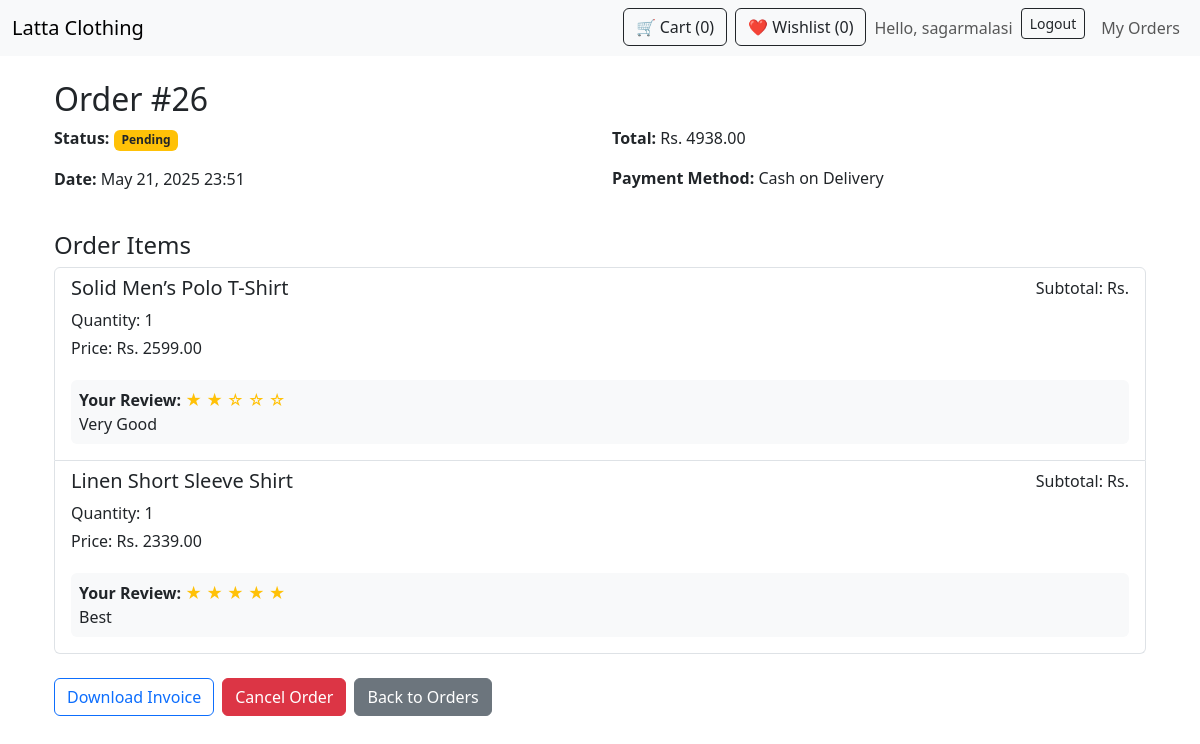
The app's page /order/26/ (signed in) with its own data.
### store/models.py (models this page shows, shortened)
class Order(models.Model):
    PAYMENT_CHOICES = (
        ('cod', 'Cash on Delivery'),
        ('stripe', 'Stripe'),
    )
    ORDER_STATUS_CHOICES = [
        ('Pending', 'Pending'),
        ('Processing', 'Processing'),
        ('Shipped', 'Shipped'),
        ('Delivered', 'Delivered'),
        ('Cancelled', 'Cancelled'),
    ]
    user = models.ForeignKey(User, on_delete=models.CASCADE)
    created_at = models.DateTimeField(auto_now_add=True)
    total_price = models.DecimalField(max_digits=10, decimal_places=2)
    full_name = models.CharField(max_length=100)
    address = models.TextField()
    phone = models.CharField(max_length=20)
    status = models.CharField(
        max_length=20,
        choices=ORDER_STATUS_CHOICES,
        default='Pending'
    )
    payment_method = models.CharField(
        max_length=10,
        choices=PAYMENT_CHOICES,
        default='cod',
    )
    class Meta:
        ordering = ['-created_at']

class OrderItem(models.Model):
    order = models.ForeignKey(Order, on_delete=models.CASCADE, related_name='items')
    product = models.ForeignKey(Product, on_delete=models.CASCADE)
    variant = models.ForeignKey(
        ProductVariant,
        on_delete=models.SET_NULL,
        null=True,
        blank=True,
        help_text="Variant purchased if applicable"
    )
    quantity = models.PositiveIntegerField(default=1)
    price = models.DecimalField(max_digits=10, decimal_places=2)  # Price at purchase time
    class Meta:
        ordering = ['order']

class Product(models.Model):
    name = models.CharField(max_length=200)
    description = models.TextField(blank=True)
    base_price = models.DecimalField(
        max_digits=10,
        decimal_places=2,
        help_text="Base price without variations"
    )
    image = models.ImageField(upload_to='product_images/')
    is_available = models.BooleanField(default=True)
    created_at = models.DateTimeField(auto_now_add=True)
    attributes = models.ManyToManyField(
        ProductAttribute,
        blank=True,
        help_text="Attributes available for this product"
    )
    class Meta:
        ordering = ['-created_at']
    @property
    def price(self):
        """Dynamic price showing cheapest variant or base price"""
        if hasattr(self, 'variants') and self.variants.filter(is_active=True).exists():
            return min(v.get_final_price() for v in self.variants.filter(is_active=True))
        return self.base_price

class Review(models.Model):
    product = models.ForeignKey(Product, on_delete=models.CASCADE, related_name='reviews')
    variant = models.ForeignKey(
        ProductVariant,
        on_delete=models.SET_NULL,
        null=True,
        blank=True,
        help_text="Specific variant being reviewed if applicable"
    )
    user = models.ForeignKey(User, on_delete=models.CASCADE)
    rating = models.PositiveIntegerField(choices=[(i, str(i)) for i in range(1, 6)])
    comment = models.TextField(blank=True)
    created_at = models.DateTimeField(auto_now_add=True)
    class Meta:
        unique_together = ('product', 'user', 'variant')  # One review per product/variant per user
        ordering = ['-created_at']

### store/views.py (the view, shortened to what this page needs)
# urls.py: path('order/<int:order_id>/', views.order_detail, name='order_detail'),
@login_required
def order_detail(request, order_id):
    order = get_object_or_404(Order, id=order_id, user=request.user)
    review_forms = {}
    for item in order.items.all():
        product = item.product
        existing_review = Review.objects.filter(product=product, user=request.user).first()
        if not existing_review:
            review_forms[product.id] = ReviewForm()
    reviews = Review.objects.filter(product__in=[item.product for item in order.items.all()], user=request.user)
    context = {
        'order': order,
        'review_forms': review_forms,
        'reviews': reviews,
    }
    return render(request, 'store/order_detail.html', context)

### store/templates/store/order_detail.html (shortened to what this page needs)
{% extends 'store/base.html' %}
{% load custom_filters %}
{% block content %}
<div class="container mt-4">
  <h2>Order #{{ order.id }}</h2>
  <div class="row mb-4">
    <div class="col-md-6">
      <p><strong>Status:</strong>
        <span class="badge
          {% if order.status == 'Completed' %}bg-success
          {% elif order.status == 'Pending' %}bg-warning text-dark
          {% elif order.status == 'Cancelled' %}bg-danger
          {% else %}bg-secondary{% endif %}">
          {{ order.status }}
        </span>
      </p>
      <p><strong>Date:</strong> {{ order.created_at|date:"F j, Y H:i" }}</p>
    </div>
    <div class="col-md-6">
      <p><strong>Total:</strong> Rs. {{ order.total_price|floatformat:2 }}</p>
      <p><strong>Payment Method:</strong> {{ order.get_payment_method_display }}</p>
    </div>
  </div>
  <h4>Order Items</h4>
  <div class="list-group mb-4">
    {% for item in order.items.all %}
    <div class="list-group-item">
      <div class="d-flex justify-content-between">
        <div>
          <h5>{{ item.product.name }}</h5>
          <p class="mb-1">Quantity: {{ item.quantity }}</p>
          <p class="mb-1">Price: Rs. {{ item.price|floatformat:2 }}</p>
        </div>
        <div class="text-end">
          <p>Subtotal: Rs. {{ item.get_total|floatformat:2 }}</p>
        </div>
      </div>
      <div class="mt-3">
        {% for review in reviews %}
          {% if review.product.id == item.product.id %}
            <div class="p-2 bg-light rounded mb-2">
              <strong>Your Review:</strong>
              <span class="text-warning">
                {% for i in "12345" %}
                  {% if forloop.counter <= review.rating %}★{% else %}☆{% endif %}
                {% endfor %}
              </span>
              <p class="mb-0">{{ review.comment }}</p>
            </div>
          {% endif %}
        {% endfor %}
      </div>
    </div>
    {% endfor %}
  </div>
  <div class="d-flex flex-wrap gap-2 mb-4">
    <a href="{% url 'download_invoice' order.id %}" class="btn btn-outline-primary">
      Download Invoice
    </a>
    {% if order.status == 'Pending' %}
    <a href="{% url 'cancel_order' order.id %}" class="btn btn-danger">
      Cancel Order
    </a>
    {% endif %}
    <a href="{% url 'my_orders' %}" class="btn btn-secondary">
      Back to Orders
    </a>
  </div>
</div>
{% endblock %}

### store/templates/store/navbar.html (shortened to what this page needs)
<nav class="navbar navbar-expand-lg navbar-light bg-light">
  <div class="container-fluid">
    <a class="navbar-brand" href="{% url 'home' %}">Latta Clothing</a>
    <ul class="navbar-nav ms-auto">
      <li class="nav-item me-2">
        <a href="{% url 'view_cart' %}" class="btn btn-outline-dark">
          🛒 Cart (<span id="cart-count"
            >{{ request.session.cart|length|default:0 }}</span
          >)
        </a>
      </li>
      <li class="nav-item me-2">
        <a href="{% url 'wishlist' %}" class="btn btn-outline-dark">
          ❤️ Wishlist (<span id="wishlist-count"
            >{{ request.user.wishlistitem_set.count|length|default:0  }}</span
          >)
        </a>
      </li>
      {% if user.is_authenticated %}
      <li class="nav-item me-2 d-flex align-items-center">
        <span class="navbar-text">Hello, {{ user.username }}</span>
      </li>
      <li class="nav-item me-2">
        <form action="{% url 'logout' %}" method="post" style="display: inline">
          <button type="submit" class="btn btn-outline-dark btn-sm">
            Logout
          </button>
        </form>
      </li>
      {% endif %} {% if user.is_authenticated %}
      <li class="nav-item">
        <a class="nav-link" href="{% url 'my_orders' %}">My Orders</a>
      </li>
      {% endif %}
    </ul>
  </div>
</nav>

### records on screen
Order: id "26", status "Pending", created_at "May 21, 2025 23:51", total_price "4938.00", payment_method "Cash on Delivery"
OrderItem: product.name "Solid Men’s Polo T-Shirt", quantity "1", price "2599.00"
Review: rating 2 (drawn), comment "Very Good"
OrderItem: product.name "Linen Short Sleeve Shirt", quantity "1", price "2339.00"
Review: rating 5 (drawn), comment "Best"

### other values on screen
{{ request.session.cart|length|default:0 }} "0"
{{ request.user.wishlistitem_set.count|length|default:0 }} "0"
{{ user.username }} "sagarmalasi"
